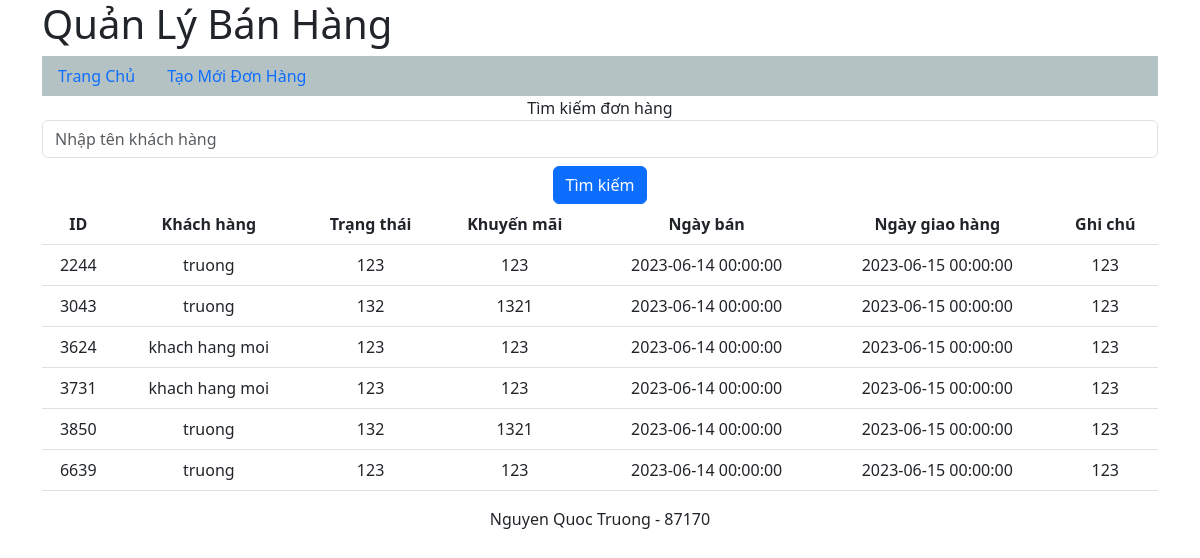
The app's page /dsdonhang.php with its own data.
### tables this page shows
CREATE TABLE `donhang` (
  `id` varchar(32) NOT NULL,
  `khachhang_id` int(11) NOT NULL,
  `trangthai` int(11) NOT NULL,
  `khuyenmai` int(11) NOT NULL,
  `ngayban` datetime NOT NULL,
  `ngaygiaohang` datetime NOT NULL,
  `ghichu` text NOT NULL
);

CREATE TABLE `khachhang` (
  `id` int(11) NOT NULL,
  `hovaten` varchar(255) NOT NULL,
  `dienthoai` varchar(10) NOT NULL,
  `email` varchar(255) NOT NULL,
  `diachi` text NOT NULL
);

### dsdonhang.php (the view, shortened to what this page needs)
<?php
require_once 'connect.php';
require_once 'header.php';
if (!$_GET) {
    $sql = "SELECT donhang.*, khachhang.hovaten FROM donhang INNER JOIN khachhang ON donhang.khachhang_id = khachhang.id;";
    $stmt = $pdo->query($sql);
    $donhangs = $stmt->fetchAll(PDO::FETCH_ASSOC);
} else {
    $hovaten = $_GET['hovaten'];
    $sql = "SELECT donhang.*, khachhang.hovaten FROM donhang INNER JOIN khachhang ON donhang.khachhang_id = khachhang.id WHERE hovaten LIKE '%$hovaten%'";
    $stmt = $pdo->query($sql);
    $donhangs = $stmt->fetchAll(PDO::FETCH_ASSOC);
}
?>
<div>
<content style=" text-align: center; ">
<div class="nav container" style="background-color:#b4c2c4;">
   <ul class="nav " >
                <li class="nav-item">
                    <a class="nav-link" href="index.php">Trang Chủ</a>
                </li>
                <li class="nav-item">
                    <a href="taomoidonhang.php" class="nav-link">Tạo Mới Đơn Hàng</a>
                </li>
            </ul>
</div>
<form action="">
    <label for="form-label">Tìm kiếm đơn hàng</label>
    <input type="text"
           class="form-control mb-2"
           name="hovaten"
           placeholder="Nhập tên khách hàng">
    <button type="submit"
            class="btn btn-primary">Tìm kiếm</button>
</form>
<div class="table-responsive">
    <table class="table">
        <thead>
            <tr>
                <th scope="col">ID</th>
                <th scope="col">Khách hàng</th>
                <th scope="col">Trạng thái</th>
                <th scope="col">Khuyến mãi</th>
                <th scope="col">Ngày bán</th>
                <th scope="col">Ngày giao hàng</th>
                <th scope="col">Ghi chú</th>
            </tr>
        </thead>
        <tbody>
            <?php
            if ($donhangs) {
                foreach ($donhangs as $donhang) {
            ?>
            <tr class="">
                <td scope="row"><?php echo $donhang['id'] ?></td>
                <td><?php echo $donhang['hovaten'] ?></td>
                <td><?php echo $donhang['trangthai'] ?></td>
                <td><?php echo $donhang['khuyenmai'] ?></td>
                <td><?php echo $donhang['ngayban'] ?></td>
                <td><?php echo $donhang['ngaygiaohang'] ?></td>
                <td><?php echo $donhang['ghichu'] ?></td>
            </tr>
            <?php
                }
            }
            ?>
        </tbody>
    </table>
<?php require_once 'footer.php' ?>

### header.php (shortened to what this page needs)
<!DOCTYPE html>
<html lang="en">
<head>
    <link href="https://cdn.jsdelivr.net/npm/bootstrap@5.3.0-alpha1/dist/css/bootstrap.min.css"
          rel="stylesheet"
>
</head>
<body>
    <div class="container">
        <header>
            <h1>Quản Lý Bán Hàng</h1>
        </header>
        <div class="content">

### footer.php (shortened to what this page needs)
</div>
        <footer>
            <p>Nguyen Quoc Truong - 87170</p>
        </footer>
    </div>
</body>
</html>

### records on screen
donhang: id "2244", khachhang.hovaten "truong", trangthai "123", khuyenmai "123", ngayban "2023-06-14 00:00:00", ngaygiaohang "2023-06-15 00:00:00", ghichu "123"
donhang: id "3043", khachhang.hovaten "truong", trangthai "132", khuyenmai "1321", ngayban "2023-06-14 00:00:00", ngaygiaohang "2023-06-15 00:00:00", ghichu "123"
donhang: id "3624", khachhang.hovaten "khach hang moi", trangthai "123", khuyenmai "123", ngayban "2023-06-14 00:00:00", ngaygiaohang "2023-06-15 00:00:00", ghichu "123"
donhang: id "3731", khachhang.hovaten "khach hang moi", trangthai "123", khuyenmai "123", ngayban "2023-06-14 00:00:00", ngaygiaohang "2023-06-15 00:00:00", ghichu "123"
donhang: id "3850", khachhang.hovaten "truong", trangthai "132", khuyenmai "1321", ngayban "2023-06-14 00:00:00", ngaygiaohang "2023-06-15 00:00:00", ghichu "123"
donhang: id "6639", khachhang.hovaten "truong", trangthai "123", khuyenmai "123", ngayban "2023-06-14 00:00:00", ngaygiaohang "2023-06-15 00:00:00", ghichu "123"
